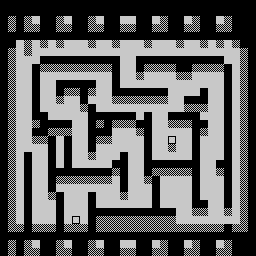

The image is a tile-based game level rendered from a .tmx file. Its description and complete source (layers, tilesets, objects, tile grids) follow:
An orthogonal 32x32 tile map with 8x8 px tiles, 1 tile layer (Tile Layer 1).

<map version="1.10" tiledversion="1.11.2" orientation="orthogonal" renderorder="right-down" width="32" height="32" tilewidth="8" tileheight="8" infinite="0" nextlayerid="3" nextobjectid="1">
 <tileset firstgid="1" source="basic.tsx" />
 <layer id="1" name="Tile Layer 1" width="32" height="32">
  <properties>
   <property name="ink" value="1" />
   <property name="paper" value="0" />
  </properties>
  <data encoding="csv">
2,2,2,2,2,2,2,2,2,2,2,2,2,2,2,2,2,2,2,2,2,2,2,2,2,2,2,2,2,2,2,2,
2,2,2,2,2,2,2,2,2,2,2,2,2,2,2,2,2,2,2,2,2,2,2,2,2,2,2,2,2,2,2,2,
2,3,2,3,1,2,2,3,1,2,2,3,1,2,2,1,1,2,2,1,3,2,2,1,3,2,2,1,3,2,2,2,
2,3,2,3,3,2,2,3,3,2,2,3,3,2,2,3,3,2,2,3,3,2,2,3,3,2,2,3,3,2,2,2,
2,2,2,2,2,2,2,2,2,2,2,2,2,2,2,2,2,2,2,2,2,2,2,2,2,2,2,2,2,2,2,2,
2,2,1,3,1,3,1,3,1,1,1,3,1,1,3,1,1,1,3,1,1,1,3,1,1,3,1,3,1,3,2,2,
2,3,1,3,1,1,1,1,1,1,1,1,1,1,1,1,1,1,1,1,1,1,1,1,1,1,1,1,1,1,3,2,
2,3,1,1,1,2,2,2,2,2,2,2,2,2,2,1,1,2,2,2,2,2,2,2,2,2,2,2,1,1,3,2,
2,3,1,1,2,3,3,3,3,3,3,3,3,3,2,1,1,2,3,3,3,3,2,2,3,3,3,3,2,1,3,2,
2,3,1,1,2,1,1,1,1,1,1,1,1,1,2,1,1,3,1,1,1,1,3,3,1,1,1,1,2,1,3,2,
2,3,1,1,2,1,1,2,2,2,2,2,1,1,2,1,1,1,1,1,1,1,1,1,1,1,1,1,2,1,3,2,
2,3,1,1,2,1,1,2,3,3,2,3,1,1,2,2,2,2,2,2,2,1,1,1,1,2,1,1,2,1,3,2,
2,3,1,1,2,1,1,3,1,1,2,1,1,1,3,3,3,3,3,3,3,1,1,2,2,2,1,1,2,1,3,2,
2,3,1,1,2,1,1,1,1,1,3,2,1,1,1,1,1,1,1,1,1,1,1,3,3,3,1,1,2,1,3,2,
2,3,1,1,2,2,1,1,1,1,1,2,2,2,2,2,2,1,2,1,1,2,2,2,2,1,1,1,2,1,3,2,
2,3,1,1,3,2,2,2,2,1,1,2,3,2,3,3,3,2,2,1,1,3,3,3,2,2,1,1,2,1,3,2,
2,3,1,1,2,2,3,3,3,1,1,2,2,2,1,1,1,3,2,1,1,1,1,1,2,3,1,1,2,1,3,2,
2,3,1,1,3,3,2,1,2,1,1,2,3,3,1,1,1,1,2,1,1,4,1,1,2,1,1,1,2,1,3,2,
2,3,1,1,1,1,2,1,2,1,1,2,1,1,1,1,1,1,2,1,1,3,1,1,2,1,1,1,2,1,3,2,
2,3,1,2,1,1,2,1,2,1,1,3,1,1,1,2,1,1,2,1,1,1,1,1,2,1,1,1,2,1,3,2,
2,3,1,2,1,1,2,1,2,1,1,1,1,1,2,2,1,1,2,2,2,2,2,2,2,1,1,2,2,1,3,2,
2,3,1,2,1,1,2,2,2,2,2,2,2,2,3,2,1,1,2,3,3,3,3,3,2,1,1,3,2,1,3,2,
2,3,1,2,1,1,2,3,3,3,3,3,3,3,1,2,1,1,3,2,1,1,1,1,2,1,1,1,2,1,3,2,
2,3,1,2,1,1,2,1,1,1,1,1,1,1,1,2,1,1,1,2,1,1,1,1,2,1,1,1,2,1,3,2,
2,3,1,2,1,1,3,2,1,1,1,2,1,1,1,3,1,1,1,2,1,1,1,1,2,1,1,1,2,1,3,2,
2,3,1,2,1,1,1,2,1,1,1,2,1,1,1,1,1,1,1,2,1,1,1,1,2,2,1,1,2,1,3,2,
2,3,1,2,1,1,1,2,1,1,1,2,2,2,2,2,2,2,2,2,2,2,1,1,3,3,1,1,3,1,3,2,
2,3,1,2,1,1,1,2,1,4,1,2,3,3,3,3,3,3,3,3,3,3,1,1,1,1,1,1,1,1,3,2,
2,3,3,2,3,3,3,2,3,3,3,2,3,3,3,3,3,3,3,3,3,3,3,3,3,3,3,3,2,3,3,2,
2,2,2,2,2,2,2,2,2,2,2,2,2,2,2,2,2,2,2,2,2,2,2,2,2,2,2,2,2,2,2,2,
2,3,2,3,1,2,2,3,1,2,2,3,1,2,2,1,1,2,2,1,3,2,2,1,3,2,2,21,3,2,2,2,
2,3,2,3,3,2,2,3,3,2,2,3,3,2,2,3,3,2,2,3,3,2,2,3,3,2,2,3,3,2,2,2
</data>
 </layer>
</map>
